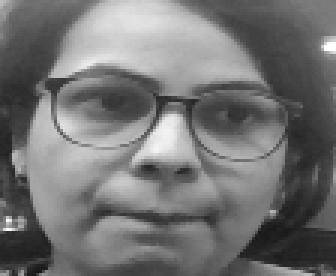
#> input picture database/shalini/1.png, 112 x 92 px (shown 3 times larger)
$ python -i makeup_artist.py   (imports and definitions only)
#> lines starting #> are read from the running program, lines starting #| are printed output that depends on the picture; after the words box and inside, x2 and y2 are one past the last pixel; in counts of white or black regions, pixels touching at a corner belong together
#> further down, picture is the input picture: shape (92, 112, 3); min 24, max 254, mean 115.4
from PIL import Image
import cv2, sys, numpy, os
from utils import base64_to_pil_image,pil_image_to_base64
import base64
import io

size = 4
haar_file = 'haarcascade_frontalface_default.xml'
datasets = r'C:\Users\Admin\Desktop\shalini_face\database'
model = cv2.face.LBPHFaceRecognizer_create()
(width, height) = (112, 92)
face_cascade = cv2.CascadeClassifier(haar_file)
(images, lables, names, id) = ([], [], {}, 0)

class Makeup_artist(object):
    def __init__(self):
        pass

    def training_dataset(self):
        print('Training...')
        # Create a list of images and a list of corresponding names

        for (subdirs, dirs, files) in os.walk(datasets):
            for subdir in dirs:
                global id
                names[id] = subdir
                subjectpath = os.path.join(datasets, subdir)
                for filename in os.listdir(subjectpath):
                    path = subjectpath + '/' + filename
                    lable = id
                    global images
                    global lables
                    images.append(cv2.imread(path, 0))
                    lables.append(int(lable))
                id += 1

        # (width, height) = (130, 100)
        # Create a Numpy array from the two lists above
        (images, lables) = [numpy.array(lis) for lis in [images, lables]]

        # OpenCV trains a model from the images
        # NOTE FOR OpenCV2: remove '.face'
        model.train(images, lables)

    def apply_makeup(self, img):

        open_cv_image = cv2.cvtColor(numpy.array(img), cv2.COLOR_RGB2BGR)
        # open_cv_image = numpy.array(img)
        # open_cv_image = open_cv_image[:, :, ::-1].copy()

        gray = cv2.cvtColor(open_cv_image, cv2.COLOR_BGR2GRAY)

        faces = face_cascade.detectMultiScale(gray, 1.3, 5)
#> faces = [[9, 2, 89, 89]]
        print(faces)
#| [[ 9  2 89 89]]
        for (x, y, w, h) in faces:
            cv2.rectangle(open_cv_image, (x, y), (x + w, y + h), (255, 0, 0), 2)
            face = gray[y:y + h, x:x + w]
            face_resize = cv2.resize(face, (width, height))
            # Try to recognize the face
            prediction = model.predict(face_resize)
            cv2.rectangle(open_cv_image, (x, y), (x + w, y + h), (0, 255, 0), 3)
            print('prediction is: ', prediction)
            if prediction[1] < 120:
                cv2.putText(open_cv_image, '%s - %.0f' % (names[prediction[0]], prediction[1]), (x - 10, y - 10),
                            cv2.FONT_HERSHEY_PLAIN, 1, (0, 255, 0))
            else:
                cv2.putText(open_cv_image, 'Unknown', (x - 10, y - 10), cv2.FONT_HERSHEY_PLAIN, 1, (255, 0, 0))
#> this loop made 1 pass
#> pass 1, in apply_makeup, `face = gray[y:y + h, x:x + w]`:
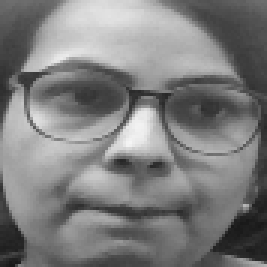
#> face: shape (89, 89) (shown 3 times larger); min 24, max 245, mean 125.5
#> pass 1, in apply_makeup, `face_resize = cv2.resize(face, (width, height))`:
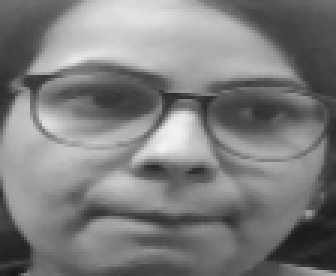
#> face_resize: shape (92, 112) (shown 3 times larger); min 24, max 243, mean 125.4
#> after the loop:
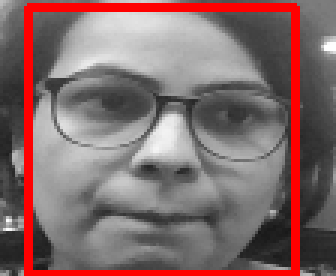
#> open_cv_image: shape (92, 112, 3) (shown 3 times larger); 9.45% of pixels changed, all inside (x1, y1, x2, y2) = (8, 1, 100, 92)
        img = Image.fromarray(open_cv_image, 'RGB')
        return img

>>> import cv2
>>> picture = cv2.cvtColor(cv2.imread('database/shalini/1.png'), cv2.COLOR_BGR2RGB)
#> (the run stopped early here; a loop or call above may not have finished)
